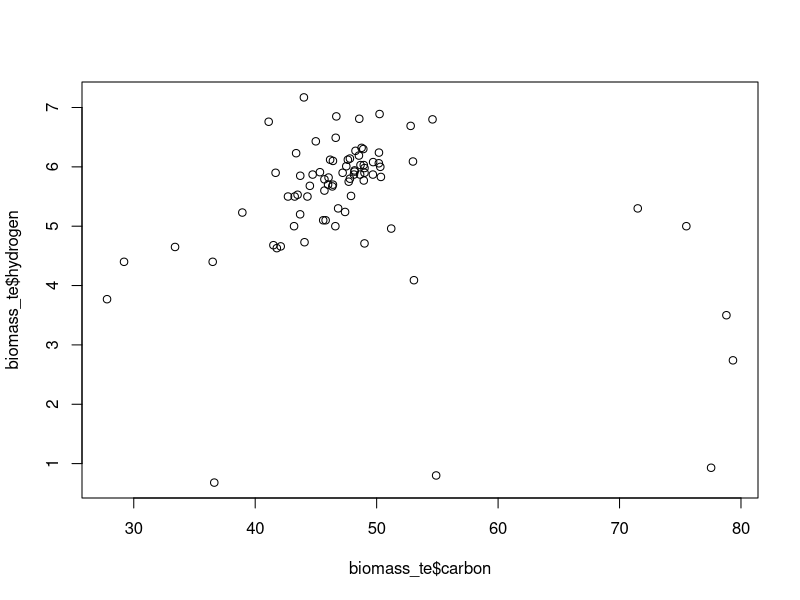
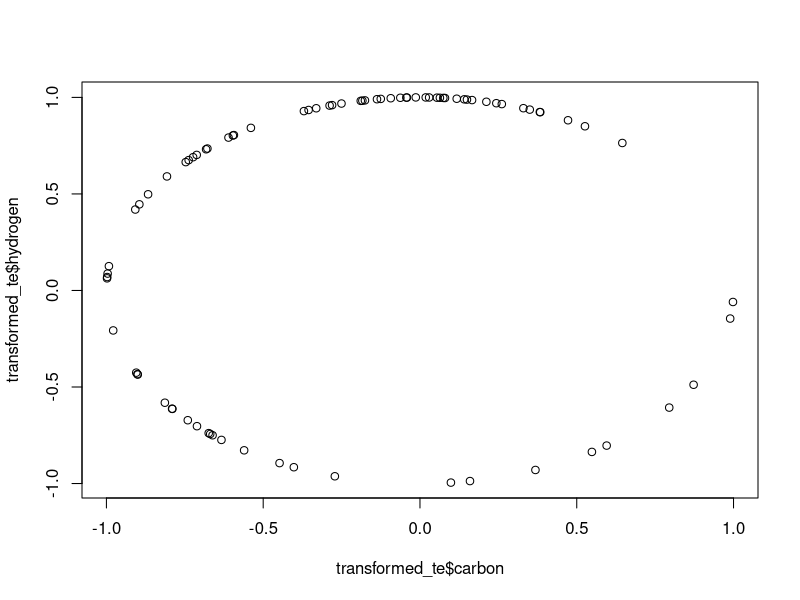

The R script that drew these images, in order:
# r2py crawler metadata
# package: recipes
# source_type: rd_example
# topic: step_spatialsign.Rd
# source_file: C:\Users\bened\AppData\Local\R\win-library\4.5\recipes\help
# lines: 28

suppressPackageStartupMessages(library(recipes))
if (rlang::is_installed("modeldata")) (if (getRversion() >= "3.4") withAutoprint else force)({ # examplesIf
data(biomass, package = "modeldata")

biomass_tr <- biomass[biomass$dataset == "Training", ]
biomass_te <- biomass[biomass$dataset == "Testing", ]

rec <- recipe(
  HHV ~ carbon + hydrogen + oxygen + nitrogen + sulfur,
  data = biomass_tr
)

ss_trans <- rec |>
  step_center(carbon, hydrogen) |>
  step_scale(carbon, hydrogen) |>
  step_spatialsign(carbon, hydrogen)

ss_obj <- prep(ss_trans, training = biomass_tr)

transformed_te <- bake(ss_obj, biomass_te)

plot(biomass_te$carbon, biomass_te$hydrogen)

plot(transformed_te$carbon, transformed_te$hydrogen)

tidy(ss_trans, number = 3)
tidy(ss_obj, number = 3)
}) # examplesIf
